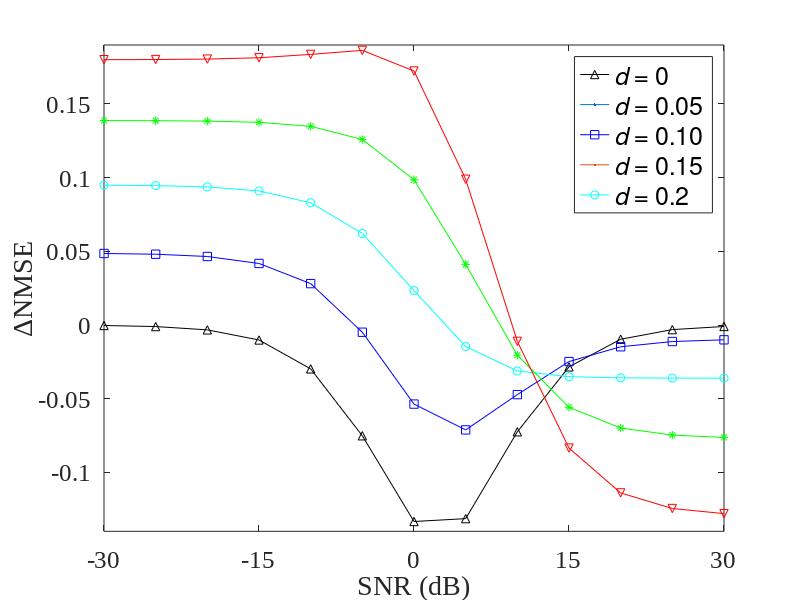

Reproduce this figure in MATLAB.
clear all;
% close all;
clc
r = 1;
snr_arr = -30:5:30;
d_arr = 0:0.05:0.2;

mse_fdd = zeros(length(snr_arr), length(d_arr));
mse_tdd = zeros(length(snr_arr), length(d_arr));
mse_jrnso = zeros(length(snr_arr), length(d_arr));
mse_arr2 = zeros(length(snr_arr), length(d_arr));
mse_arr = zeros(length(snr_arr), length(d_arr));
a1 = 1; b2 = 1;
for snr_idx = 1:length(snr_arr)
    for d_idx = 1:length(d_arr)
        n = r/(10^(snr_arr(snr_idx)/10));
        d = d_arr(d_idx);
        a2 = a1 - d; b1 = b2 - d;

        mse_fdd(snr_idx, d_idx) = (2*a2^2*b1^2*(a1^2+b2^2)*r^3*n + 2*(a1^2*b1^2 + a2^2*b2^2)*r^2*n + (a1^2+b2^2)*r*n + 2*n)...
                                 /(4*a1^2*a2^2*b1^2*b2^2*r^4 + 2*a2^2*b1^2*b2^2*r^3*n + 2*a2^2*b2^2*r^2*n + b2^2*r*n + n);
        mse_tdd(snr_idx, d_idx) = ((a1*b2 - a2*b1)^2*r^2 + (a2^2 + b2^2)*r*n + 2*n)...
                                 /(a1^2*b2^2*r^2 + b2^2*r*n + n);
        mse_jrnso(snr_idx, d_idx) = (a1^2*r*n + b2^2*r*n + 2*n) / (a1^2*b2^2*r^2 + b2^2*r*n + n);
        mse_arr(snr_idx, d_idx) = mse_fdd(snr_idx, d_idx) - mse_tdd(snr_idx, d_idx);
        mse_arr2(snr_idx, d_idx) = mse_fdd(snr_idx, d_idx) - mse_jrnso(snr_idx, d_idx);

    end
end

LineWidth_val = 2; MarkerSize_val = 8;

figure
plot(snr_arr,mse_arr(:,1),'k-^',LineWidth=LineWidth_val, MarkerSize=MarkerSize_val);
hold on
plot(snr_arr,mse_arr(:,2),'b-s',LineWidth=LineWidth_val, MarkerSize=MarkerSize_val);
hold on
plot(snr_arr,mse_arr(:,3),'c-o',LineWidth=LineWidth_val, MarkerSize=MarkerSize_val);
hold on
plot(snr_arr,mse_arr(:,4),'g-*',LineWidth=LineWidth_val, MarkerSize=MarkerSize_val);
hold on
plot(snr_arr,mse_arr(:,5),'r-v',LineWidth=LineWidth_val, MarkerSize=MarkerSize_val);
xlim([snr_arr(1), snr_arr(end)])
ylim([-0.14, 0.19])
xticks([-30, -15, 0, 15, 30])
xlabel('SNR (dB)', 'Fontsize', 18);
ylabel('\DeltaNMSE', 'Fontsize', 18);
set(gca,'FontSize',18,'FontName', 'Times New Roman');
legend('{\it{d}} = 0','{\it{d}} = 0.05','{\it{d}} = 0.10','{\it{d}} = 0.15','{\it{d}} = 0.2', 'Fontsize', 18);
